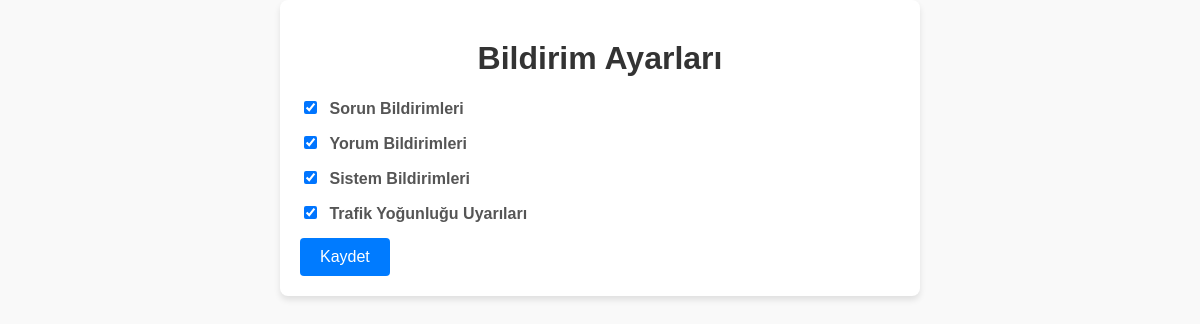
The page /settings/notifications/ (signed in) on the database its author committed.
### kullanicilar/models.py (models this page shows, shortened)
class NotificationSettings(models.Model):
    user = models.OneToOneField(User, on_delete=models.CASCADE)
    issue_notifications = models.BooleanField(default=True)
    comment_notifications = models.BooleanField(default=True)
    system_notifications = models.BooleanField(default=True)
    traffic_alerts = models.BooleanField(default=True)

### kullanicilar/views.py (the view)
# urls.py: path('notifications/', views.notification_settings, name='notification_settings'),
def notification_settings(request):
    if request.method == 'POST':
        if not hasattr(request.user, 'notificationsettings'):
            NotificationSettings.objects.create(user=request.user)
        form = NotificationSettingsForm(request.POST, instance=request.user.notificationsettings)
        if form.is_valid():
            form.save()
            return redirect('settings')
    else:
        if not hasattr(request.user, 'notificationsettings'):
            NotificationSettings.objects.create(user=request.user)
        form = NotificationSettingsForm(instance=request.user.notificationsettings)
    return render(request, 'kullanicilar/settings/notification_settings.html', {'form': form})

### kullanicilar/forms.py
class NotificationSettingsForm(forms.ModelForm):
    class Meta:
        model = NotificationSettings
        fields = ['issue_notifications', 'comment_notifications', 'system_notifications', 'traffic_alerts']

### templates/kullanicilar/settings/notification_settings.html (shortened to what this page needs)
<!DOCTYPE html>
<html lang="en">
<head>
</head>
<body>
    <div class="container">
        <h1>Bildirim Ayarları</h1>
        <form method="POST">
            <div class="form-check">
                {{ form.issue_notifications }}
                <label class="form-check-label" for="id_issue_notifications">Sorun Bildirimleri</label>
            </div>
            <div class="form-check">
                {{ form.comment_notifications }}
                <label class="form-check-label" for="id_comment_notifications">Yorum Bildirimleri</label>
            </div>
            <div class="form-check">
                {{ form.system_notifications }}
                <label class="form-check-label" for="id_system_notifications">Sistem Bildirimleri</label>
            </div>
            <div class="form-check">
                {{ form.traffic_alerts }}
                <label class="form-check-label" for="id_traffic_alerts">Trafik Yoğunluğu Uyarıları</label>
            </div>
            <button type="submit">Kaydet</button>
        </form>
    </div>
</body>
</html>

### templates/kullanicilar/settings/notification_settings.html (style rules this page uses)
body { font-family: Arial, sans-serif; background-color: #f9f9f9; margin: 0; padding: 0; }
h1 { color: #333; text-align: center; margin-top: 20px; }
.container { max-width: 600px; margin: 0 auto; background: white; padding: 20px; border-radius: 8px; box-shadow: 0 4px 6px rgba(0, 0, 0, 0.1); }
form { margin-top: 20px; }
.form-check { margin-bottom: 15px; }
.form-check-label { margin-left: 5px; font-weight: bold; color: #555; }
button { background-color: #007bff; color: white; border: none; padding: 10px 20px; font-size: 16px; cursor: pointer; border-radius: 4px; transition: background-color 0.3s ease; }

### rows shown on the page
NotificationSettings: issue_notifications "☑", comment_notifications "☑", system_notifications "☑", traffic_alerts "☑"
